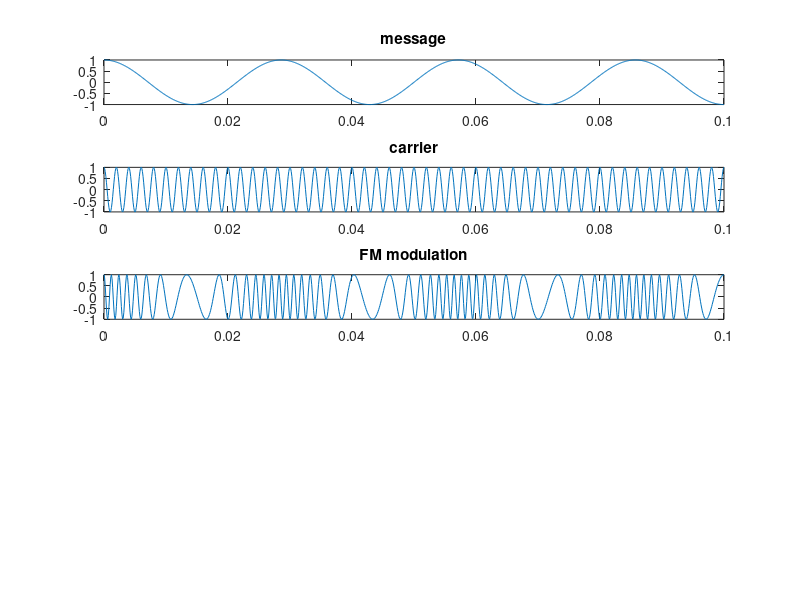

Here is the MATLAB script that generated this plot: (Note: this script raises an error after producing the figure.)
clc;
clear all;
Fs=10000;
Ac=1;
Am=1;
Fc=500;
Fm=35;
b=10;
t=(0:0.1*Fs)/Fs;
wm=2*pi*Fm;
wc=2*pi*Fc;
m=Am*cos(wm*t);
subplot(5,1,1);
plot(t,m);
title('message');
c=Ac*cos(wc*t);
subplot(5,1,2);
plot(t,c);
title('carrier');
s=Ac*cos((wc*t)+b*sin(wm*t));
subplot(5,1,3);
plot(t,s);
title('FM modulation');
d=demod(s,Fc,Fs,'fm');
subplot(5,1,4);
plot(t,d);
title('demodulation');



